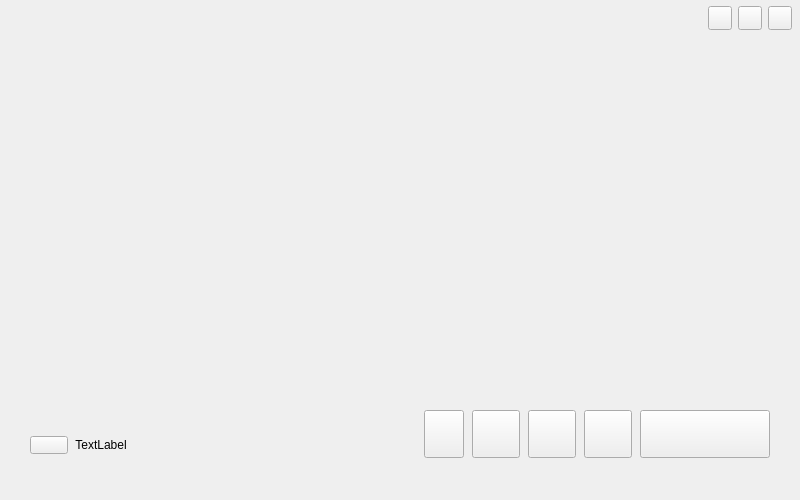
<?xml version="1.0" encoding="UTF-8"?>
<ui version="4.0">
 <class>MainWindowClass</class>
 <widget class="QMainWindow" name="MainWindowClass">
  <property name="geometry">
   <rect>
    <x>0</x>
    <y>0</y>
    <width>800</width>
    <height>500</height>
   </rect>
  </property>
  <property name="sizePolicy">
   <sizepolicy hsizetype="Preferred" vsizetype="Preferred">
    <horstretch>1</horstretch>
    <verstretch>1</verstretch>
   </sizepolicy>
  </property>
  <property name="minimumSize">
   <size>
    <width>512</width>
    <height>420</height>
   </size>
  </property>
  <property name="windowTitle">
   <string>VideoChat</string>
  </property>
  <widget class="MainWindowCentralWidget" name="centralWidget">
   <property name="sizePolicy">
    <sizepolicy hsizetype="Preferred" vsizetype="Preferred">
     <horstretch>1</horstretch>
     <verstretch>1</verstretch>
    </sizepolicy>
   </property>
   <property name="minimumSize">
    <size>
     <width>512</width>
     <height>420</height>
    </size>
   </property>
   <layout class="QVBoxLayout" name="verticalLayout">
    <property name="spacing">
     <number>0</number>
    </property>
    <property name="leftMargin">
     <number>0</number>
    </property>
    <property name="topMargin">
     <number>0</number>
    </property>
    <property name="rightMargin">
     <number>0</number>
    </property>
    <property name="bottomMargin">
     <number>1</number>
    </property>
    <item>
     <widget class="QWidget" name="widget_titlebar" native="true">
      <property name="sizePolicy">
       <sizepolicy hsizetype="Preferred" vsizetype="Fixed">
        <horstretch>0</horstretch>
        <verstretch>0</verstretch>
       </sizepolicy>
      </property>
      <property name="minimumSize">
       <size>
        <width>0</width>
        <height>36</height>
       </size>
      </property>
      <property name="maximumSize">
       <size>
        <width>16777215</width>
        <height>36</height>
       </size>
      </property>
      <layout class="QHBoxLayout" name="horizontalLayout_2">
       <property name="spacing">
        <number>0</number>
       </property>
       <property name="leftMargin">
        <number>0</number>
       </property>
       <property name="topMargin">
        <number>0</number>
       </property>
       <property name="rightMargin">
        <number>0</number>
       </property>
       <property name="bottomMargin">
        <number>0</number>
       </property>
       <item>
        <spacer name="horizontalSpacer">
         <property name="orientation">
          <enum>Qt::Horizontal</enum>
         </property>
         <property name="sizeType">
          <enum>QSizePolicy::Fixed</enum>
         </property>
         <property name="sizeHint" stdset="0">
          <size>
           <width>22</width>
           <height>20</height>
          </size>
         </property>
        </spacer>
       </item>
       <item>
        <widget class="QLabel" name="roomName_label">
         <property name="minimumSize">
          <size>
           <width>100</width>
           <height>32</height>
          </size>
         </property>
         <property name="maximumSize">
          <size>
           <width>16777215</width>
           <height>32</height>
          </size>
         </property>
         <property name="text">
          <string/>
         </property>
        </widget>
       </item>
       <item>
        <spacer name="horizontalSpacer_2">
         <property name="orientation">
          <enum>Qt::Horizontal</enum>
         </property>
         <property name="sizeHint" stdset="0">
          <size>
           <width>40</width>
           <height>20</height>
          </size>
         </property>
        </spacer>
       </item>
       <item>
        <widget class="QPushButton" name="min_btn">
         <property name="minimumSize">
          <size>
           <width>24</width>
           <height>24</height>
          </size>
         </property>
         <property name="maximumSize">
          <size>
           <width>24</width>
           <height>24</height>
          </size>
         </property>
         <property name="text">
          <string/>
         </property>
         <property name="titleWidget" stdset="0">
          <bool>true</bool>
         </property>
        </widget>
       </item>
       <item>
        <spacer name="horizontalSpacer_16">
         <property name="orientation">
          <enum>Qt::Horizontal</enum>
         </property>
         <property name="sizeType">
          <enum>QSizePolicy::Fixed</enum>
         </property>
         <property name="sizeHint" stdset="0">
          <size>
           <width>6</width>
           <height>20</height>
          </size>
         </property>
        </spacer>
       </item>
       <item>
        <widget class="QPushButton" name="max_btn">
         <property name="minimumSize">
          <size>
           <width>24</width>
           <height>24</height>
          </size>
         </property>
         <property name="maximumSize">
          <size>
           <width>24</width>
           <height>24</height>
          </size>
         </property>
         <property name="text">
          <string/>
         </property>
         <property name="titleWidget" stdset="0">
          <bool>true</bool>
         </property>
         <property name="PrintMaxIcon" stdset="0">
          <bool>false</bool>
         </property>
        </widget>
       </item>
       <item>
        <spacer name="horizontalSpacer_15">
         <property name="orientation">
          <enum>Qt::Horizontal</enum>
         </property>
         <property name="sizeType">
          <enum>QSizePolicy::Fixed</enum>
         </property>
         <property name="sizeHint" stdset="0">
          <size>
           <width>6</width>
           <height>20</height>
          </size>
         </property>
        </spacer>
       </item>
       <item>
        <widget class="QPushButton" name="close_btn">
         <property name="minimumSize">
          <size>
           <width>24</width>
           <height>24</height>
          </size>
         </property>
         <property name="maximumSize">
          <size>
           <width>24</width>
           <height>24</height>
          </size>
         </property>
         <property name="text">
          <string/>
         </property>
         <property name="titleWidget" stdset="0">
          <bool>true</bool>
         </property>
        </widget>
       </item>
       <item>
        <spacer name="horizontalSpacer_8">
         <property name="orientation">
          <enum>Qt::Horizontal</enum>
         </property>
         <property name="sizeType">
          <enum>QSizePolicy::Fixed</enum>
         </property>
         <property name="sizeHint" stdset="0">
          <size>
           <width>8</width>
           <height>20</height>
          </size>
         </property>
        </spacer>
       </item>
      </layout>
     </widget>
    </item>
    <item>
     <widget class="PreviewContainerWidget" name="widget_preview_container" native="true">
      <property name="sizePolicy">
       <sizepolicy hsizetype="Expanding" vsizetype="Expanding">
        <horstretch>0</horstretch>
        <verstretch>0</verstretch>
       </sizepolicy>
      </property>
      <layout class="QHBoxLayout" name="horizontalLayout_11">
       <property name="spacing">
        <number>0</number>
       </property>
       <property name="leftMargin">
        <number>0</number>
       </property>
       <property name="topMargin">
        <number>0</number>
       </property>
       <property name="rightMargin">
        <number>0</number>
       </property>
       <property name="bottomMargin">
        <number>0</number>
       </property>
       <item>
        <widget class="PreviewWidget" name="widget_preview" native="true"/>
       </item>
      </layout>
     </widget>
    </item>
    <item>
     <widget class="QWidget" name="widget_setting" native="true">
      <property name="minimumSize">
       <size>
        <width>0</width>
        <height>0</height>
       </size>
      </property>
      <property name="maximumSize">
       <size>
        <width>16777215</width>
        <height>16777215</height>
       </size>
      </property>
      <layout class="QHBoxLayout" name="horizontalLayout_3">
       <property name="spacing">
        <number>0</number>
       </property>
       <property name="leftMargin">
        <number>0</number>
       </property>
       <property name="topMargin">
        <number>0</number>
       </property>
       <property name="rightMargin">
        <number>0</number>
       </property>
       <property name="bottomMargin">
        <number>0</number>
       </property>
       <item>
        <layout class="QHBoxLayout" name="horizontalLayout">
         <property name="spacing">
          <number>0</number>
         </property>
         <property name="bottomMargin">
          <number>0</number>
         </property>
         <item>
          <layout class="QVBoxLayout" name="verticalLayout_3">
           <property name="spacing">
            <number>0</number>
           </property>
           <item>
            <layout class="QHBoxLayout" name="horizontalLayout_4">
             <property name="spacing">
              <number>0</number>
             </property>
             <item>
              <spacer name="verticalSpacer_6">
               <property name="orientation">
                <enum>Qt::Vertical</enum>
               </property>
               <property name="sizeType">
                <enum>QSizePolicy::Fixed</enum>
               </property>
               <property name="sizeHint" stdset="0">
                <size>
                 <width>20</width>
                 <height>16</height>
                </size>
               </property>
              </spacer>
             </item>
            </layout>
           </item>
           <item>
            <widget class="QWidget" name="spacer_widget" native="true">
             <property name="minimumSize">
              <size>
               <width>0</width>
               <height>50</height>
              </size>
             </property>
             <property name="maximumSize">
              <size>
               <width>16777215</width>
               <height>16777215</height>
              </size>
             </property>
             <layout class="QVBoxLayout" name="verticalLayout_10">
              <property name="spacing">
               <number>0</number>
              </property>
              <property name="leftMargin">
               <number>0</number>
              </property>
              <property name="topMargin">
               <number>0</number>
              </property>
              <property name="rightMargin">
               <number>0</number>
              </property>
              <property name="bottomMargin">
               <number>0</number>
              </property>
              <item>
               <spacer name="horizontalSpacer_14">
                <property name="orientation">
                 <enum>Qt::Horizontal</enum>
                </property>
                <property name="sizeHint" stdset="0">
                 <size>
                  <width>405</width>
                  <height>20</height>
                 </size>
                </property>
               </spacer>
              </item>
             </layout>
            </widget>
           </item>
           <item>
            <widget class="QWidget" name="hide_widget" native="true">
             <property name="minimumSize">
              <size>
               <width>0</width>
               <height>0</height>
              </size>
             </property>
             <property name="maximumSize">
              <size>
               <width>16777215</width>
               <height>16777215</height>
              </size>
             </property>
             <layout class="QVBoxLayout" name="verticalLayout_9">
              <property name="spacing">
               <number>0</number>
              </property>
              <property name="leftMargin">
               <number>0</number>
              </property>
              <property name="topMargin">
               <number>0</number>
              </property>
              <property name="rightMargin">
               <number>0</number>
              </property>
              <property name="bottomMargin">
               <number>0</number>
              </property>
              <item>
               <layout class="QVBoxLayout" name="verticalLayout_8">
                <property name="spacing">
                 <number>0</number>
                </property>
                <property name="bottomMargin">
                 <number>0</number>
                </property>
                <item>
                 <layout class="QHBoxLayout" name="horizontalLayout_8">
                  <property name="spacing">
                   <number>0</number>
                  </property>
                  <item>
                   <spacer name="horizontalSpacer_3">
                    <property name="orientation">
                     <enum>Qt::Horizontal</enum>
                    </property>
                    <property name="sizeType">
                     <enum>QSizePolicy::Fixed</enum>
                    </property>
                    <property name="sizeHint" stdset="0">
                     <size>
                      <width>30</width>
                      <height>20</height>
                     </size>
                    </property>
                   </spacer>
                  </item>
                  <item>
                   <widget class="QPushButton" name="live_icon_btn">
                    <property name="minimumSize">
                     <size>
                      <width>38</width>
                      <height>18</height>
                     </size>
                    </property>
                    <property name="maximumSize">
                     <size>
                      <width>38</width>
                      <height>18</height>
                     </size>
                    </property>
                    <property name="text">
                     <string/>
                    </property>
                   </widget>
                  </item>
                  <item>
                   <spacer name="horizontalSpacer_7">
                    <property name="orientation">
                     <enum>Qt::Horizontal</enum>
                    </property>
                    <property name="sizeType">
                     <enum>QSizePolicy::Fixed</enum>
                    </property>
                    <property name="sizeHint" stdset="0">
                     <size>
                      <width>4</width>
                      <height>20</height>
                     </size>
                    </property>
                   </spacer>
                  </item>
                  <item>
                   <widget class="QLabel" name="time_label">
                    <property name="sizePolicy">
                     <sizepolicy hsizetype="Fixed" vsizetype="Preferred">
                      <horstretch>0</horstretch>
                      <verstretch>0</verstretch>
                     </sizepolicy>
                    </property>
                    <property name="minimumSize">
                     <size>
                      <width>58</width>
                      <height>0</height>
                     </size>
                    </property>
                    <property name="maximumSize">
                     <size>
                      <width>58</width>
                      <height>16777215</height>
                     </size>
                    </property>
                    <property name="text">
                     <string>TextLabel</string>
                    </property>
                    <property name="alignment">
                     <set>Qt::AlignCenter</set>
                    </property>
                    <property name="wordWrap">
                     <bool>false</bool>
                    </property>
                   </widget>
                  </item>
                  <item>
                   <spacer name="horizontalSpacer_6">
                    <property name="orientation">
                     <enum>Qt::Horizontal</enum>
                    </property>
                    <property name="sizeHint" stdset="0">
                     <size>
                      <width>40</width>
                      <height>20</height>
                     </size>
                    </property>
                   </spacer>
                  </item>
                 </layout>
                </item>
                <item>
                 <layout class="QHBoxLayout" name="horizontalLayout_6">
                  <property name="spacing">
                   <number>0</number>
                  </property>
                  <item>
                   <spacer name="horizontalSpacer_4">
                    <property name="orientation">
                     <enum>Qt::Horizontal</enum>
                    </property>
                    <property name="sizeType">
                     <enum>QSizePolicy::Fixed</enum>
                    </property>
                    <property name="sizeHint" stdset="0">
                     <size>
                      <width>30</width>
                      <height>20</height>
                     </size>
                    </property>
                   </spacer>
                  </item>
                  <item>
                   <widget class="QLabel" name="stream_title_label">
                    <property name="text">
                     <string/>
                    </property>
                   </widget>
                  </item>
                  <item>
                   <spacer name="horizontalSpacer_5">
                    <property name="orientation">
                     <enum>Qt::Horizontal</enum>
                    </property>
                    <property name="sizeHint" stdset="0">
                     <size>
                      <width>40</width>
                      <height>20</height>
                     </size>
                    </property>
                   </spacer>
                  </item>
                 </layout>
                </item>
               </layout>
              </item>
             </layout>
            </widget>
           </item>
           <item>
            <layout class="QHBoxLayout" name="horizontalLayout_5">
             <property name="spacing">
              <number>0</number>
             </property>
             <item>
              <spacer name="verticalSpacer_7">
               <property name="orientation">
                <enum>Qt::Vertical</enum>
               </property>
               <property name="sizeType">
                <enum>QSizePolicy::Fixed</enum>
               </property>
               <property name="sizeHint" stdset="0">
                <size>
                 <width>20</width>
                 <height>24</height>
                </size>
               </property>
              </spacer>
             </item>
            </layout>
           </item>
          </layout>
         </item>
         <item>
          <layout class="QVBoxLayout" name="verticalLayout_7">
           <property name="spacing">
            <number>0</number>
           </property>
           <item>
            <spacer name="verticalSpacer_12">
             <property name="orientation">
              <enum>Qt::Vertical</enum>
             </property>
             <property name="sizeType">
              <enum>QSizePolicy::Fixed</enum>
             </property>
             <property name="sizeHint" stdset="0">
              <size>
               <width>20</width>
               <height>24</height>
              </size>
             </property>
            </spacer>
           </item>
           <item>
            <widget class="ViewerPushButton" name="viewer_list_icon_btn">
             <property name="sizePolicy">
              <sizepolicy hsizetype="Fixed" vsizetype="Preferred">
               <horstretch>0</horstretch>
               <verstretch>0</verstretch>
              </sizepolicy>
             </property>
             <property name="minimumSize">
              <size>
               <width>0</width>
               <height>48</height>
              </size>
             </property>
             <property name="maximumSize">
              <size>
               <width>16777215</width>
               <height>48</height>
              </size>
             </property>
             <property name="text">
              <string/>
             </property>
             <property name="settingBtn" stdset="0">
              <bool>true</bool>
             </property>
            </widget>
           </item>
           <item>
            <spacer name="verticalSpacer_13">
             <property name="orientation">
              <enum>Qt::Vertical</enum>
             </property>
             <property name="sizeType">
              <enum>QSizePolicy::Fixed</enum>
             </property>
             <property name="sizeHint" stdset="0">
              <size>
               <width>20</width>
               <height>24</height>
              </size>
             </property>
            </spacer>
           </item>
          </layout>
         </item>
         <item>
          <spacer name="horizontalSpacer_12">
           <property name="orientation">
            <enum>Qt::Horizontal</enum>
           </property>
           <property name="sizeType">
            <enum>QSizePolicy::Fixed</enum>
           </property>
           <property name="sizeHint" stdset="0">
            <size>
             <width>8</width>
             <height>20</height>
            </size>
           </property>
          </spacer>
         </item>
         <item>
          <layout class="QVBoxLayout" name="verticalLayout_6">
           <property name="spacing">
            <number>0</number>
           </property>
           <item>
            <spacer name="verticalSpacer_11">
             <property name="orientation">
              <enum>Qt::Vertical</enum>
             </property>
             <property name="sizeType">
              <enum>QSizePolicy::Fixed</enum>
             </property>
             <property name="sizeHint" stdset="0">
              <size>
               <width>20</width>
               <height>24</height>
              </size>
             </property>
            </spacer>
           </item>
           <item>
            <widget class="MutePushButton" name="mute_pushButton">
             <property name="minimumSize">
              <size>
               <width>48</width>
               <height>48</height>
              </size>
             </property>
             <property name="maximumSize">
              <size>
               <width>48</width>
               <height>48</height>
              </size>
             </property>
             <property name="text">
              <string/>
             </property>
             <property name="settingBtn" stdset="0">
              <bool>true</bool>
             </property>
            </widget>
           </item>
           <item>
            <spacer name="verticalSpacer_10">
             <property name="orientation">
              <enum>Qt::Vertical</enum>
             </property>
             <property name="sizeType">
              <enum>QSizePolicy::Fixed</enum>
             </property>
             <property name="sizeHint" stdset="0">
              <size>
               <width>20</width>
               <height>24</height>
              </size>
             </property>
            </spacer>
           </item>
          </layout>
         </item>
         <item>
          <spacer name="horizontalSpacer_13">
           <property name="orientation">
            <enum>Qt::Horizontal</enum>
           </property>
           <property name="sizeType">
            <enum>QSizePolicy::Fixed</enum>
           </property>
           <property name="sizeHint" stdset="0">
            <size>
             <width>8</width>
             <height>20</height>
            </size>
           </property>
          </spacer>
         </item>
         <item>
          <layout class="QVBoxLayout" name="verticalLayout_4">
           <property name="spacing">
            <number>0</number>
           </property>
           <item>
            <spacer name="verticalSpacer">
             <property name="orientation">
              <enum>Qt::Vertical</enum>
             </property>
             <property name="sizeType">
              <enum>QSizePolicy::Fixed</enum>
             </property>
             <property name="sizeHint" stdset="0">
              <size>
               <width>20</width>
               <height>24</height>
              </size>
             </property>
            </spacer>
           </item>
           <item>
            <widget class="MainWindowSettingButton" name="pushButton_setting">
             <property name="minimumSize">
              <size>
               <width>48</width>
               <height>48</height>
              </size>
             </property>
             <property name="maximumSize">
              <size>
               <width>48</width>
               <height>48</height>
              </size>
             </property>
             <property name="text">
              <string/>
             </property>
             <property name="settingBtn" stdset="0">
              <bool>true</bool>
             </property>
            </widget>
           </item>
           <item>
            <spacer name="verticalSpacer_3">
             <property name="orientation">
              <enum>Qt::Vertical</enum>
             </property>
             <property name="sizeType">
              <enum>QSizePolicy::Fixed</enum>
             </property>
             <property name="sizeHint" stdset="0">
              <size>
               <width>20</width>
               <height>24</height>
              </size>
             </property>
            </spacer>
           </item>
          </layout>
         </item>
         <item>
          <spacer name="horizontalSpacer_9">
           <property name="orientation">
            <enum>Qt::Horizontal</enum>
           </property>
           <property name="sizeType">
            <enum>QSizePolicy::Fixed</enum>
           </property>
           <property name="sizeHint" stdset="0">
            <size>
             <width>8</width>
             <height>20</height>
            </size>
           </property>
          </spacer>
         </item>
         <item>
          <layout class="QVBoxLayout" name="verticalLayout_5">
           <property name="spacing">
            <number>0</number>
           </property>
           <item>
            <spacer name="verticalSpacer_8">
             <property name="orientation">
              <enum>Qt::Vertical</enum>
             </property>
             <property name="sizeType">
              <enum>QSizePolicy::Fixed</enum>
             </property>
             <property name="sizeHint" stdset="0">
              <size>
               <width>20</width>
               <height>24</height>
              </size>
             </property>
            </spacer>
           </item>
           <item>
            <widget class="MainWindowSettingButton" name="pushButton_share">
             <property name="minimumSize">
              <size>
               <width>48</width>
               <height>48</height>
              </size>
             </property>
             <property name="maximumSize">
              <size>
               <width>48</width>
               <height>48</height>
              </size>
             </property>
             <property name="text">
              <string/>
             </property>
             <property name="settingBtn" stdset="0">
              <bool>true</bool>
             </property>
            </widget>
           </item>
           <item>
            <spacer name="verticalSpacer_9">
             <property name="orientation">
              <enum>Qt::Vertical</enum>
             </property>
             <property name="sizeType">
              <enum>QSizePolicy::Fixed</enum>
             </property>
             <property name="sizeHint" stdset="0">
              <size>
               <width>20</width>
               <height>24</height>
              </size>
             </property>
            </spacer>
           </item>
          </layout>
         </item>
         <item>
          <spacer name="horizontalSpacer_11">
           <property name="orientation">
            <enum>Qt::Horizontal</enum>
           </property>
           <property name="sizeType">
            <enum>QSizePolicy::Fixed</enum>
           </property>
           <property name="sizeHint" stdset="0">
            <size>
             <width>8</width>
             <height>20</height>
            </size>
           </property>
          </spacer>
         </item>
         <item>
          <layout class="QVBoxLayout" name="verticalLayout_2">
           <property name="spacing">
            <number>0</number>
           </property>
           <item>
            <spacer name="verticalSpacer_2">
             <property name="orientation">
              <enum>Qt::Vertical</enum>
             </property>
             <property name="sizeType">
              <enum>QSizePolicy::Fixed</enum>
             </property>
             <property name="sizeHint" stdset="0">
              <size>
               <width>20</width>
               <height>24</height>
              </size>
             </property>
            </spacer>
           </item>
           <item>
            <widget class="QPushButton" name="pushButton_quit">
             <property name="minimumSize">
              <size>
               <width>130</width>
               <height>48</height>
              </size>
             </property>
             <property name="maximumSize">
              <size>
               <width>130</width>
               <height>48</height>
              </size>
             </property>
             <property name="text">
              <string/>
             </property>
             <property name="flat">
              <bool>false</bool>
             </property>
            </widget>
           </item>
           <item>
            <spacer name="verticalSpacer_4">
             <property name="orientation">
              <enum>Qt::Vertical</enum>
             </property>
             <property name="sizeType">
              <enum>QSizePolicy::Fixed</enum>
             </property>
             <property name="sizeHint" stdset="0">
              <size>
               <width>20</width>
               <height>24</height>
              </size>
             </property>
            </spacer>
           </item>
          </layout>
         </item>
         <item>
          <layout class="QHBoxLayout" name="horizontalLayout_9">
           <property name="spacing">
            <number>0</number>
           </property>
           <item>
            <spacer name="horizontalSpacer_10">
             <property name="orientation">
              <enum>Qt::Horizontal</enum>
             </property>
             <property name="sizeType">
              <enum>QSizePolicy::Fixed</enum>
             </property>
             <property name="sizeHint" stdset="0">
              <size>
               <width>30</width>
               <height>20</height>
              </size>
             </property>
            </spacer>
           </item>
          </layout>
         </item>
        </layout>
       </item>
      </layout>
     </widget>
    </item>
   </layout>
  </widget>
 </widget>
 <layoutdefault spacing="6" margin="11"/>
 <customwidgets>
  <customwidget>
   <class>PreviewWidget</class>
   <extends>QWidget</extends>
   <header>PreviewWidget.h</header>
   <container>1</container>
  </customwidget>
  <customwidget>
   <class>PreviewContainerWidget</class>
   <extends>QWidget</extends>
   <header>PreviewContainerWidget.h</header>
   <container>1</container>
  </customwidget>
  <customwidget>
   <class>MainWindowCentralWidget</class>
   <extends>QWidget</extends>
   <header>mainwindowcentralwidget.h</header>
  </customwidget>
  <customwidget>
   <class>ViewerPushButton</class>
   <extends>QPushButton</extends>
   <header>MainWindowPushButtons.h</header>
  </customwidget>
  <customwidget>
   <class>MutePushButton</class>
   <extends>QPushButton</extends>
   <header>MainWindowPushButtons.h</header>
  </customwidget>
  <customwidget>
   <class>MainWindowSettingButton</class>
   <extends>QPushButton</extends>
   <header>MainWindowPushButtons.h</header>
  </customwidget>
 </customwidgets>
 <resources>
  <include location="VideoChat.qrc"/>
 </resources>
 <connections/>
</ui>
